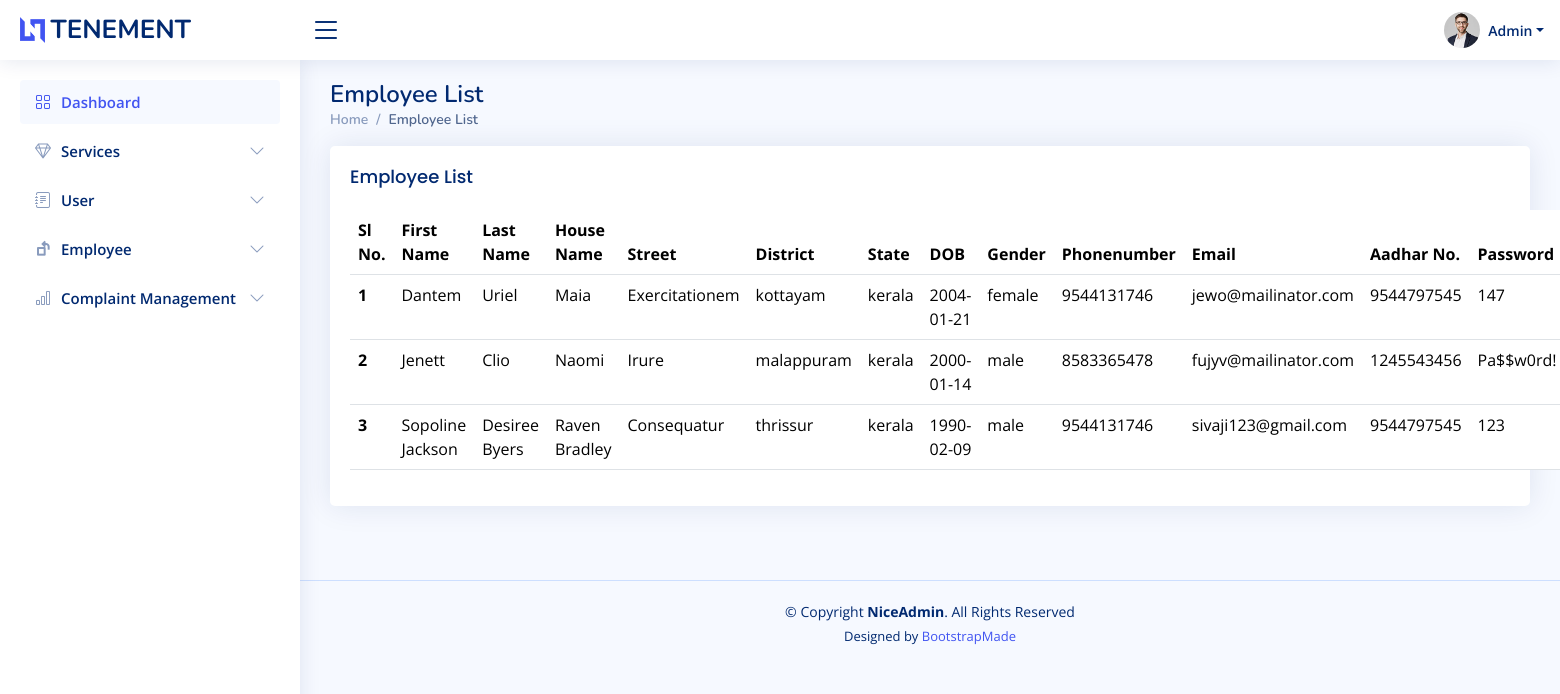
The app's page /admin/employeelist.php with its own data.
### tables this page shows
CREATE TABLE `employee_register` (
  `fname` varchar(50) NOT NULL,
  `lname` varchar(50) NOT NULL,
  `housename` varchar(50) NOT NULL,
  `street` varchar(50) NOT NULL,
  `district` varchar(50) NOT NULL,
  `state` varchar(50) NOT NULL,
  `zip` int(30) NOT NULL,
  `dob` date NOT NULL,
  `gender` varchar(50) NOT NULL,
  `phonenumber` varchar(50) NOT NULL,
  `email` varchar(50) NOT NULL,
  `aadhar` varchar(50) NOT NULL,
  `password` varchar(50) NOT NULL
);

### connect.php (called while the page is built, shortened)
<?php
$dbname="tenement";
$conn=mysqli_connect("localhost","root","",$dbname);
function select_data($sql)
{
  global $conn;
  $res = mysqli_query($conn, $sql);
  if ($res)
    return $res;
  else
    return False;
}
?>

### admin/employeelist.php (the view, shortened to what this page needs)
<?php
include 'header.php';
?>
  <main id="main" class="main">
    <div class="pagetitle">
      <h1>Employee List</h1>
      <nav>
        <ol class="breadcrumb">
          <li class="breadcrumb-item"><a href="index.php">Home</a></li>
          <li class="breadcrumb-item active">Employee List</li>
        </ol>
      </nav>
    </div>
    <section class="section dashboard">
      <div class="row">
      <section class="section">
      <div class="row">
        <div class="col-lg-12">
        <div class="card">
          <div class="card-body">
            <h5 class="card-title">Employee List</h5>
              <table class="table datatable">
                <thead>
                  <tr>
                    <th scope="col">Sl No.</th>
                    <th scope="col">First Name</th>
                    <th scope="col">Last Name</th>
                    <th scope="col">House Name</th>
                    <th scope="col">Street</th>
                    <th scope="col">District</th>
                    <th scope="col">State</th>
                    <th scope="col">DOB</th>
                    <th scope="col">Gender</th>
                    <th scope="col">Phonenumber</th>
                    <th scope="col">Email</th>
                    <th scope="col">Aadhar No.</th>
                    <th scope="col">Password</th>
                  </tr>
                </thead>
                <tbody>
                <?php
               $sql = "SELECT * FROM `employee_register` WHERE email IN (SELECT email FROM `loginpage` WHERE status = 1)";
                $data=select_data($sql);
                $n=1;
                while ($row = mysqli_fetch_assoc($data)) {
                  ?>
                  <tr>
                 <th scope='row'><?php echo $n++; ?></th>
                 <td><?php echo  $row['fname'] ?></td>
                 <td> <?php echo $row['lname'] ?></td>
                 <td><?php echo $row['housename'] ?></td>
                 <td><?php echo $row['street']?></td>
                 <td> <?php echo $row['district']  ?></td>
                 <td> <?php echo $row['state'] ?></td>
                 <td> <?php echo  $row['dob'] ?> </td>
                 <td> <?php echo  $row['gender'] ?> </td>
                 <td> <?php echo  $row['phonenumber'] ?> </td>
                 <td><?php echo $row['email'] ?></td>
                 <td><?php echo $row['aadhar'] ?></td>
                 <td><?php echo $row['password'] ?></td>
                 </tr>
                  <?php
                  }
                  ?>
                </tbody>
              </table>
            </div>
          </div>
        </div>
      </div>
    </section>
  </main>

### admin/assets/css/style.css (style rules this page uses)
:root { scroll-behavior: smooth; }
body { font-family: "Open Sans", sans-serif; background: #f6f9ff; color: #444444; }
a { color: #4154f1; text-decoration: none; }
h1, h2, h3, h4, h5, h6 { font-family: "Nunito", sans-serif; }
#main { margin-top: 60px; padding: 20px 30px; transition: all 0.3s; }
.pagetitle { margin-bottom: 10px; }
.pagetitle h1 { font-size: 24px; margin-bottom: 0; font-weight: 600; color: #012970; }
.card { margin-bottom: 30px; border: none; border-radius: 5px; box-shadow: 0px 0 30px rgba(1, 41, 112, 0.1); }
.card-title { padding: 20px 0 15px 0; font-size: 18px; font-weight: 500; color: #012970; font-family: "Poppins", sans-serif; }
.card-body { padding: 0 20px 20px 20px; }
.breadcrumb { font-size: 14px; font-family: "Nunito", sans-serif; color: #899bbd; font-weight: 600; }
.breadcrumb a { color: #899bbd; transition: 0.3s; }
.breadcrumb .breadcrumb-item::before { color: #899bbd; }
.breadcrumb .active { color: #51678f; font-weight: 600; }
@media (min-width: 1200px) { #main, #footer { margin-left: 300px; } }
.footer { padding: 20px 0; font-size: 14px; transition: all 0.3s; border-top: 1px solid #cddfff; }
.footer .copyright { text-align: center; color: #012970; }
.footer .credits { padding-top: 5px; text-align: center; font-size: 13px; color: #012970; }

### records on screen
employee_register: fname "Dantem", lname "Uriel", housename "Maia", street "Exercitationem", district "kottayam", state "kerala", dob "2004-01-21", gender "female", phonenumber "9544131746", email "jewo@mailinator.com", aadhar "9544797545", password "147"
employee_register: fname "Jenett", lname "Clio", housename "Naomi", street "Irure", district "malappuram", state "kerala", dob "2000-01-14", gender "male", phonenumber "8583365478", email "fujyv@mailinator.com", aadhar "1245543456", password "Pa$$w0rd!"
employee_register: fname "Sopoline Jackson", lname "Desiree Byers", housename "Raven Bradley", street "Consequatur", district "thrissur", state "kerala", dob "1990-02-09", gender "male", phonenumber "9544131746", email "sivaji123@gmail.com", aadhar "9544797545", password "123"
